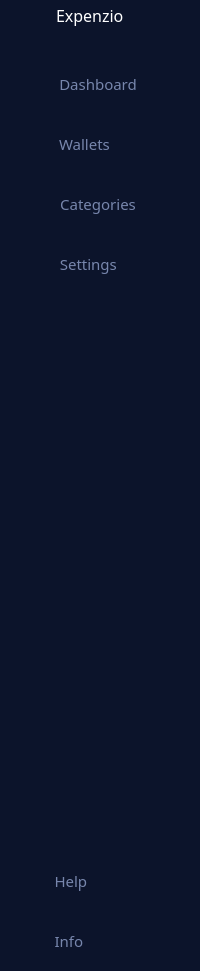
       <widget class="QWidget" name="widget_2" native="true">
        <property name="styleSheet">
         <string notr="true">QPushButton{
	border:none;
	color: rgb(119, 134, 172);
}
QPushButton:hover{
	background-color: rgb(38, 56, 103);
}
QPushButton:checked{
background-color:rgb(23, 34, 63);
}
*{
background-color: rgb(12, 20, 43);
}</string>
        </property>
        <layout class="QVBoxLayout" name="verticalLayout_6">
         <property name="spacing">
          <number>7</number>
         </property>
         <property name="leftMargin">
          <number>0</number>
         </property>
         <property name="topMargin">
          <number>0</number>
         </property>
         <property name="rightMargin">
          <number>0</number>
         </property>
         <property name="bottomMargin">
          <number>0</number>
         </property>
         <item>
          <layout class="QHBoxLayout" name="horizontalLayout">
           <property name="spacing">
            <number>12</number>
           </property>
           <item>
            <widget class="QLabel" name="icon">
             <property name="minimumSize">
              <size>
               <width>31</width>
               <height>31</height>
              </size>
             </property>
             <property name="maximumSize">
              <size>
               <width>31</width>
               <height>31</height>
              </size>
             </property>
             <property name="styleSheet">
              <string notr="true">border-image: url(:/icon/icon2/alert-circle.svg);</string>
             </property>
             <property name="text">
              <string/>
             </property>
             <property name="margin">
              <number>-1</number>
             </property>
             <property name="indent">
              <number>0</number>
             </property>
            </widget>
           </item>
           <item>
            <widget class="QLabel" name="Expenzio">
             <property name="minimumSize">
              <size>
               <width>101</width>
               <height>23</height>
              </size>
             </property>
             <property name="font">
              <font>
               <family>Century Gothic</family>
               <pointsize>12</pointsize>
               <weight>9</weight>
               <italic>false</italic>
               <bold>false</bold>
              </font>
             </property>
             <property name="styleSheet">
              <string notr="true">font: 75 12pt &quot;Century Gothic&quot;;
color: rgb(255, 255, 255);</string>
             </property>
             <property name="text">
              <string>Expenzio</string>
             </property>
             <property name="textFormat">
              <enum>Qt::AutoText</enum>
             </property>
             <property name="margin">
              <number>-6</number>
             </property>
             <property name="indent">
              <number>13</number>
             </property>
            </widget>
           </item>
          </layout>
         </item>
         <item>
          <layout class="QVBoxLayout" name="verticalLayout_5">
           <property name="spacing">
            <number>0</number>
           </property>
           <property name="topMargin">
            <number>16</number>
           </property>
           <property name="rightMargin">
            <number>0</number>
           </property>
           <property name="bottomMargin">
            <number>0</number>
           </property>
           <item>
            <widget class="QPushButton" name="Dashboard_Button">
             <property name="minimumSize">
              <size>
               <width>175</width>
               <height>60</height>
              </size>
             </property>
             <property name="font">
              <font>
               <family>Century Gothic</family>
               <pointsize>11</pointsize>
               <weight>50</weight>
               <italic>false</italic>
               <bold>false</bold>
              </font>
             </property>
             <property name="toolTip">
              <string>Go to home page</string>
             </property>
             <property name="toolTipDuration">
              <number>-1</number>
             </property>
             <property name="autoFillBackground">
              <bool>false</bool>
             </property>
             <property name="text">
              <string>  Dashboard   </string>
             </property>
             <property name="icon">
              <iconset resource="resources.qrc">
               <normaloff>:/icon/icon2/home.svg</normaloff>:/icon/icon2/home.svg</iconset>
             </property>
             <property name="iconSize">
              <size>
               <width>25</width>
               <height>25</height>
              </size>
             </property>
             <property name="checkable">
              <bool>true</bool>
             </property>
             <property name="checked">
              <bool>false</bool>
             </property>
             <property name="autoExclusive">
              <bool>true</bool>
             </property>
            </widget>
           </item>
           <item>
            <widget class="QPushButton" name="Wallets_Button">
             <property name="sizePolicy">
              <sizepolicy hsizetype="Minimum" vsizetype="Fixed">
               <horstretch>10</horstretch>
               <verstretch>7</verstretch>
              </sizepolicy>
             </property>
             <property name="minimumSize">
              <size>
               <width>175</width>
               <height>60</height>
              </size>
             </property>
             <property name="font">
              <font>
               <family>Century Gothic</family>
               <pointsize>11</pointsize>
               <weight>50</weight>
               <italic>false</italic>
               <bold>false</bold>
              </font>
             </property>
             <property name="toolTip">
              <string>see wallets</string>
             </property>
             <property name="layoutDirection">
              <enum>Qt::LeftToRight</enum>
             </property>
             <property name="text">
              <string>  Wallets          </string>
             </property>
             <property name="icon">
              <iconset resource="resources.qrc">
               <normaloff>:/icon/icon2/credit-card.svg</normaloff>:/icon/icon2/credit-card.svg</iconset>
             </property>
             <property name="iconSize">
              <size>
               <width>25</width>
               <height>25</height>
              </size>
             </property>
             <property name="checkable">
              <bool>true</bool>
             </property>
             <property name="checked">
              <bool>false</bool>
             </property>
             <property name="autoExclusive">
              <bool>true</bool>
             </property>
             <property name="autoDefault">
              <bool>false</bool>
             </property>
             <property name="default">
              <bool>false</bool>
             </property>
            </widget>
           </item>
           <item>
            <widget class="QPushButton" name="CategoriesButton">
             <property name="minimumSize">
              <size>
               <width>175</width>
               <height>60</height>
              </size>
             </property>
             <property name="font">
              <font>
               <family>Century Gothic</family>
               <pointsize>11</pointsize>
               <weight>50</weight>
               <italic>false</italic>
               <bold>false</bold>
              </font>
             </property>
             <property name="toolTip">
              <string>category wise report </string>
             </property>
             <property name="layoutDirection">
              <enum>Qt::LeftToRight</enum>
             </property>
             <property name="text">
              <string>  Categories   </string>
             </property>
             <property name="icon">
              <iconset resource="resources.qrc">
               <normaloff>:/icon/icon2/folder.svg</normaloff>:/icon/icon2/folder.svg</iconset>
             </property>
             <property name="iconSize">
              <size>
               <width>25</width>
               <height>25</height>
              </size>
             </property>
             <property name="checkable">
              <bool>true</bool>
             </property>
             <property name="checked">
              <bool>false</bool>
             </property>
             <property name="autoExclusive">
              <bool>true</bool>
             </property>
            </widget>
           </item>
           <item>
            <widget class="QPushButton" name="Settings_Button">
             <property name="minimumSize">
              <size>
               <width>175</width>
               <height>60</height>
              </size>
             </property>
             <property name="font">
              <font>
               <family>Century Gothic</family>
               <pointsize>11</pointsize>
               <weight>50</weight>
               <italic>false</italic>
               <bold>false</bold>
              </font>
             </property>
             <property name="toolTip">
              <string>Open settings</string>
             </property>
             <property name="toolTipDuration">
              <number>-1</number>
             </property>
             <property name="layoutDirection">
              <enum>Qt::LeftToRight</enum>
             </property>
             <property name="text">
              <string>  Settings        </string>
             </property>
             <property name="icon">
              <iconset resource="resources.qrc">
               <normaloff>:/icon/icon2/settings.svg</normaloff>:/icon/icon2/settings.svg</iconset>
             </property>
             <property name="iconSize">
              <size>
               <width>25</width>
               <height>25</height>
              </size>
             </property>
             <property name="checkable">
              <bool>true</bool>
             </property>
             <property name="checked">
              <bool>false</bool>
             </property>
             <property name="autoExclusive">
              <bool>true</bool>
             </property>
             <property name="default">
              <bool>false</bool>
             </property>
            </widget>
           </item>
           <item>
            <spacer name="verticalSpacer_3">
             <property name="orientation">
              <enum>Qt::Vertical</enum>
             </property>
             <property name="sizeHint" stdset="0">
              <size>
               <width>20</width>
               <height>539</height>
              </size>
             </property>
            </spacer>
           </item>
          </layout>
         </item>
         <item>
          <layout class="QVBoxLayout" name="verticalLayout_4">
           <property name="spacing">
            <number>0</number>
           </property>
           <property name="topMargin">
            <number>11</number>
           </property>
           <item>
            <widget class="QPushButton" name="Help_Button">
             <property name="minimumSize">
              <size>
               <width>140</width>
               <height>60</height>
              </size>
             </property>
             <property name="font">
              <font>
               <family>Century Gothic</family>
               <pointsize>11</pointsize>
               <weight>50</weight>
               <italic>false</italic>
               <bold>false</bold>
              </font>
             </property>
             <property name="toolTip">
              <string>Ask help</string>
             </property>
             <property name="text">
              <string> Help                </string>
             </property>
             <property name="icon">
              <iconset resource="resources.qrc">
               <normaloff>:/icon/icon2/help-circle.svg</normaloff>:/icon/icon2/help-circle.svg</iconset>
             </property>
             <property name="iconSize">
              <size>
               <width>25</width>
               <height>25</height>
              </size>
             </property>
             <property name="checkable">
              <bool>true</bool>
             </property>
             <property name="checked">
              <bool>false</bool>
             </property>
             <property name="autoExclusive">
              <bool>true</bool>
             </property>
            </widget>
           </item>
           <item>
            <widget class="QPushButton" name="Info_Button">
             <property name="minimumSize">
              <size>
               <width>140</width>
               <height>60</height>
              </size>
             </property>
             <property name="font">
              <font>
               <family>Century Gothic</family>
               <pointsize>11</pointsize>
               <weight>50</weight>
               <italic>false</italic>
               <bold>false</bold>
              </font>
             </property>
             <property name="toolTip">
              <string>About us</string>
             </property>
             <property name="text">
              <string> Info                 </string>
             </property>
             <property name="icon">
              <iconset resource="resources.qrc">
               <normaloff>:/icon/icon2/info.svg</normaloff>:/icon/icon2/info.svg</iconset>
             </property>
             <property name="iconSize">
              <size>
               <width>25</width>
               <height>25</height>
              </size>
             </property>
             <property name="checkable">
              <bool>true</bool>
             </property>
             <property name="checked">
              <bool>false</bool>
             </property>
             <property name="autoExclusive">
              <bool>true</bool>
             </property>
            </widget>
           </item>
          </layout>
         </item>
        </layout>
       </widget>
